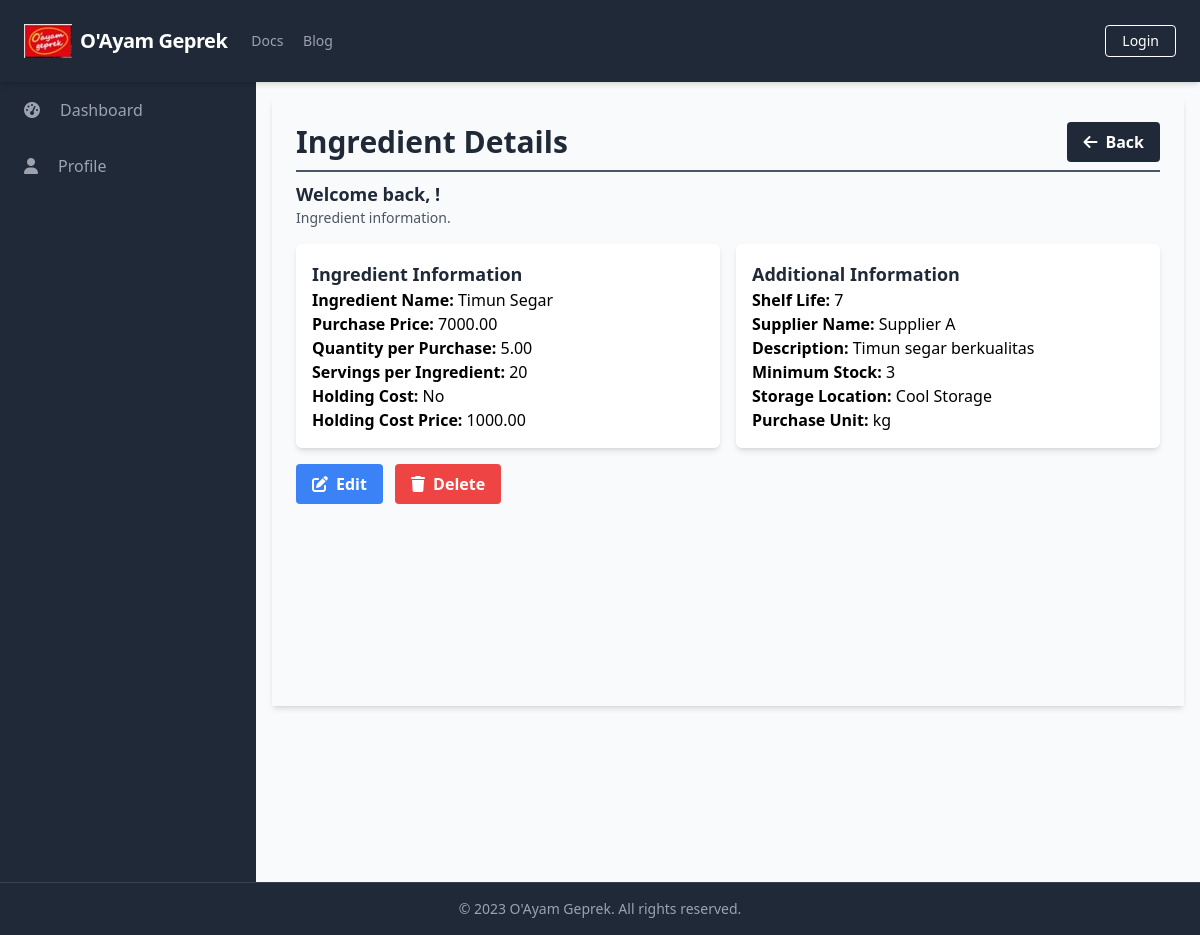
Before: /manage_ingredients/manage_ingredients_detail.php?id=1 with the older database file.
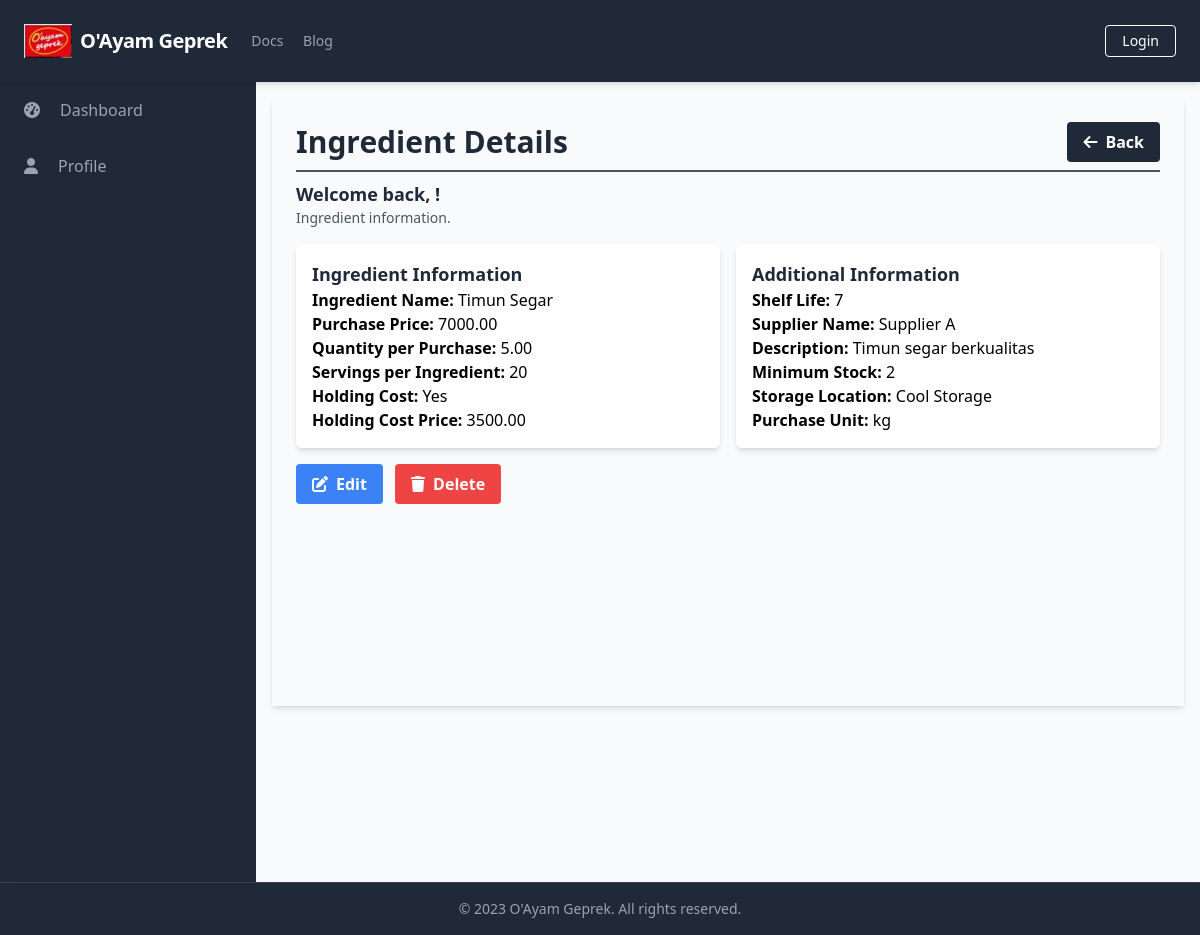
After: the same page with the newer database file.
### tables this page shows
CREATE TABLE `Ingredients` (
  `IngredientID` int(11) NOT NULL,
  `IngredientName` varchar(255) NOT NULL,
  `PurchasePrice` decimal(10,2) NOT NULL,
  `QuantityPerPurchase` decimal(10,2) NOT NULL,
  `ServingsPerIngredient` int(11) NOT NULL,
  `HoldingCost` tinyint(1) NOT NULL,
  `HoldingCostPrice` decimal(10,2) DEFAULT NULL,
  `ShelfLife` int(11) DEFAULT NULL,
  `SupplierName` varchar(255) DEFAULT NULL,
  `Description` text DEFAULT NULL,
  `MinimumStock` int(11) DEFAULT NULL,
  `StorageLocation` varchar(50) DEFAULT NULL,
  `PurchaseUnit` varchar(50) NOT NULL,
  `UsagePerDay` decimal(10,2) DEFAULT NULL,
  `UsagePerMonth` decimal(10,2) DEFAULT NULL,
  `OrderCost` decimal(10,2) DEFAULT NULL,
  `HoldingCostPercentage` decimal(5,2) DEFAULT NULL
);

### public/manage_ingredients/manage_ingredients_detail.php (the view, shortened to what the changed rows need)
<?php
require_once('../../database/connection.php');
$ingredientID = '';
$errors = array();
$ingredientData = array();
if (isset($_GET['id'])) {
    $ingredientID = $_GET['id'];
    $query = "SELECT * FROM Ingredients WHERE IngredientID = $ingredientID";
    $result = $conn->query($query);
    if ($result->num_rows > 0) {
        $ingredientData = $result->fetch_assoc();
    } else {
        $errors[] = "Ingredient not found.";
    }
}
?>
<?php include_once('../components/header.php'); ?>
<div class="h-screen flex flex-col">
    <div class="flex-grow bg-gray-50 flex flex-row shadow-md">
        <main class="bg-gray-50 flex flex-col flex-1 overflow-y-scroll h-screen flex-shrink-0 sc-hide pb-40">
            <div class="flex items-start justify-start p-6 shadow-md m-4 flex-1 flex-col">
                <div class="flex flex-row justify-between items-center w-full border-b-2 border-gray-600 mb-2 pb-2">
                    <h1 class="text-3xl text-gray-800 font-semibold w-full">Ingredient Details</h1>
                </div>
                <div class="flex flex-col w-full">
                    <div class="flex flex-row justify-between items-center w-full mb-2 pb-2">
                        <div>
                            <h2 class="text-lg text-gray-800 font-semibold">Welcome back, <?php echo $_SESSION['FullName']; ?>!</h2>
                        </div>
                    </div>
                    <?php if (!empty($ingredientData)) : ?>
                        <div class="grid grid-cols-2 gap-4">
                            <div class="bg-white shadow-md p-4 rounded-md">
                                <h3 class="text-lg font-semibold text-gray-800">Ingredient Information</h3>
                                <p><strong>Ingredient Name:</strong> <?php echo $ingredientData['IngredientName']; ?></p>
                                <p><strong>Purchase Price:</strong> <?php echo $ingredientData['PurchasePrice']; ?></p>
                                <p><strong>Quantity per Purchase:</strong> <?php echo $ingredientData['QuantityPerPurchase']; ?></p>
                                <p><strong>Servings per Ingredient:</strong> <?php echo $ingredientData['ServingsPerIngredient']; ?></p>
                                <p><strong>Holding Cost:</strong> <?php echo $ingredientData['HoldingCost'] ? 'Yes' : 'No'; ?></p>
                                <p><strong>Holding Cost Price:</strong> <?php echo $ingredientData['HoldingCostPrice']; ?></p>
                            </div>
                            <div class="bg-white shadow-md p-4 rounded-md">
                                <h3 class="text-lg font-semibold text-gray-800">Additional Information</h3>
                                <p><strong>Shelf Life:</strong> <?php echo $ingredientData['ShelfLife']; ?></p>
                                <p><strong>Supplier Name:</strong> <?php echo $ingredientData['SupplierName']; ?></p>
                                <p><strong>Description:</strong> <?php echo $ingredientData['Description']; ?></p>
                                <p><strong>Minimum Stock:</strong> <?php echo $ingredientData['MinimumStock']; ?></p>
                                <p><strong>Storage Location:</strong> <?php echo $ingredientData['StorageLocation']; ?></p>
                                <p><strong>Purchase Unit:</strong> <?php echo $ingredientData['PurchaseUnit']; ?></p>
                            </div>
                        </div>
                        <div class="mt-4">
                            <a href="manage_ingredients_update.php?id=<?php echo $ingredientID; ?>" class="bg-blue-500 hover:bg-blue-700 text-white font-bold py-2 px-4 rounded inline-flex items-center mr-2">
                                <i class="fas fa-edit mr-2"></i>
                                <span>Edit</span>
                            </a>
                            <a href="#" onclick="confirmDelete(<?php echo $ingredientID; ?>)" class="bg-red-500 hover:bg-red-700 text-white font-bold py-2 px-4 rounded inline-flex items-center">
                                <i class="fas fa-trash mr-2"></i>
                                <span>Delete</span>
                            </a>
                        </div>
                    <?php else : ?>
                        <div class="bg-white shadow-md p-4 rounded-md">
                            <p>No ingredient data available.</p>
                        </div>
                    <?php endif; ?>
                </div>
            </div>
        </main>
    </div>
</div>
</body>
</html>

Changed rows visible on the page:
changed ingredients "Timun Segar": HoldingCostPrice "1000.00" → "3500.00"; MinimumStock "3" → "2"
Other visible differences:
text no longer shown: "No"
text now shown: "Yes"
